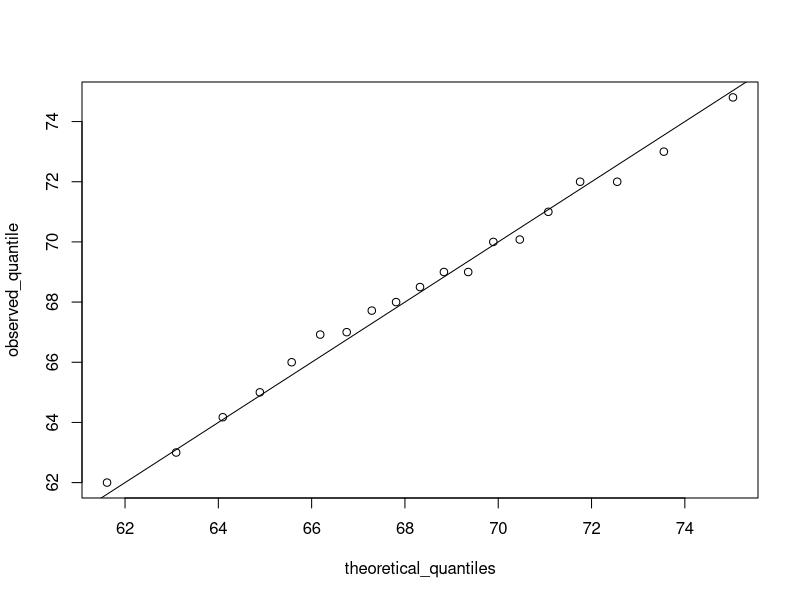

Write R code to recreate this figure.
library(dslabs)
data(heights)
names(heights)
x <- heights$height
m<-mean(x)
sd<-sd(x)
p<- seq(0.05, 0.95, 0.05)
observed_quantile<-quantile(x,p)
theoretical_quantiles<-qnorm(p,m,sd)
plot(theoretical_quantiles,observed_quantile)
abline(0,1)
